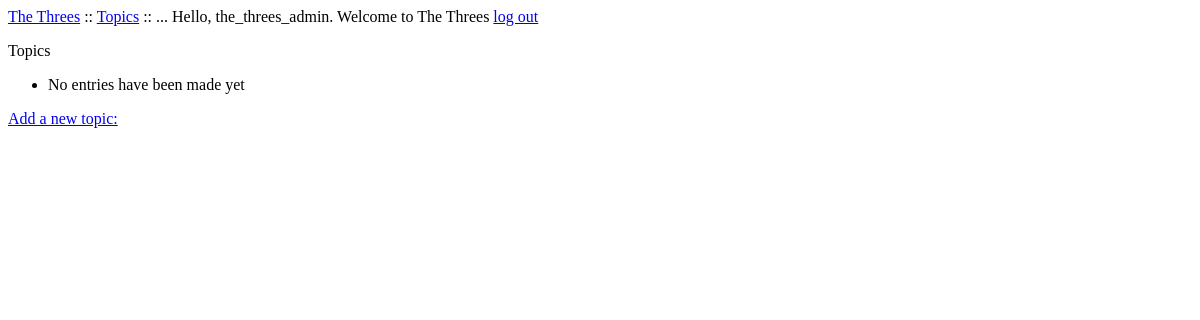
Page /topics/ (signed in) on the earlier database version.
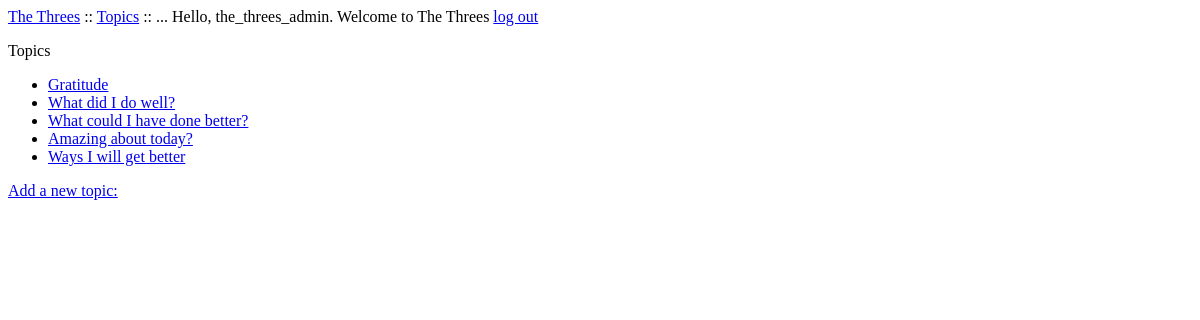
Same page on the later database version.
### the_threes_tracker/models.py (models this page shows)
class Topic(models.Model):
    text = models.CharField(max_length=200)
    date_added = models.DateTimeField(auto_now_add=True)
    owner = models.ForeignKey(User, on_delete=models.CASCADE)
    def __str__(self):
        return self.text

### the_threes_tracker/views.py (the view)
# urls.py: path('topics/', views.topics, name='topics'),
@login_required
def topics(request):
    topics = Topic.objects.filter(owner=request.user).order_by('date_added')
    context = {'topics': topics}
    return render(request, 'the_threes_tracker/topics.html', context)

### the_threes_tracker/templates/the_threes_tracker/topics.html
{% extends "the_threes_tracker/base.html" %}
{% block content %}
  <p>Topics</p>
  <ul>
    {% for topic in topics %}
      <li>
        <a href="{% url 'the_threes_tracker:topic' topic.id %}">{{ topic }}</a>
      </li>
    {% empty %}
      <li>No entries have been made yet</li>
    {% endfor %}
  </ul>
  <a href="{% url 'the_threes_tracker:new_topic' %}">Add a new topic: </a>
{% endblock content %}

### the_threes_tracker/templates/the_threes_tracker/base.html
<p>
  <a href="{% url 'the_threes_tracker:index' %}">The Threes</a>  ::
  <a href="{% url 'the_threes_tracker:topics' %}">Topics</a>  ::
  {% if user.is_authenticated %}
    ... Hello, {{ user.username }}. Welcome to The Threes
    <a href="{% url 'users:logout' %}">log out</a>
  {% else %}
    <a href="{% url 'users:register' %}">register</a> --
    <a href="{% url 'users:login' %}">Log In</a>
  {% endif %}
</p>
{% block content %}{% endblock content %}

Differences in the rows shown:
now on this page (row edited): Topic: text "Gratitude"
now on this page (row edited): Topic: text "What did I do well?"
now on this page (row edited): Topic: text "What could I have done better?"
now on this page (row edited): Topic: text "Amazing about today?"
now on this page (row edited): Topic: text "Ways I will get better"
Other differences:
text no longer shown: "No entries have been made yet"
